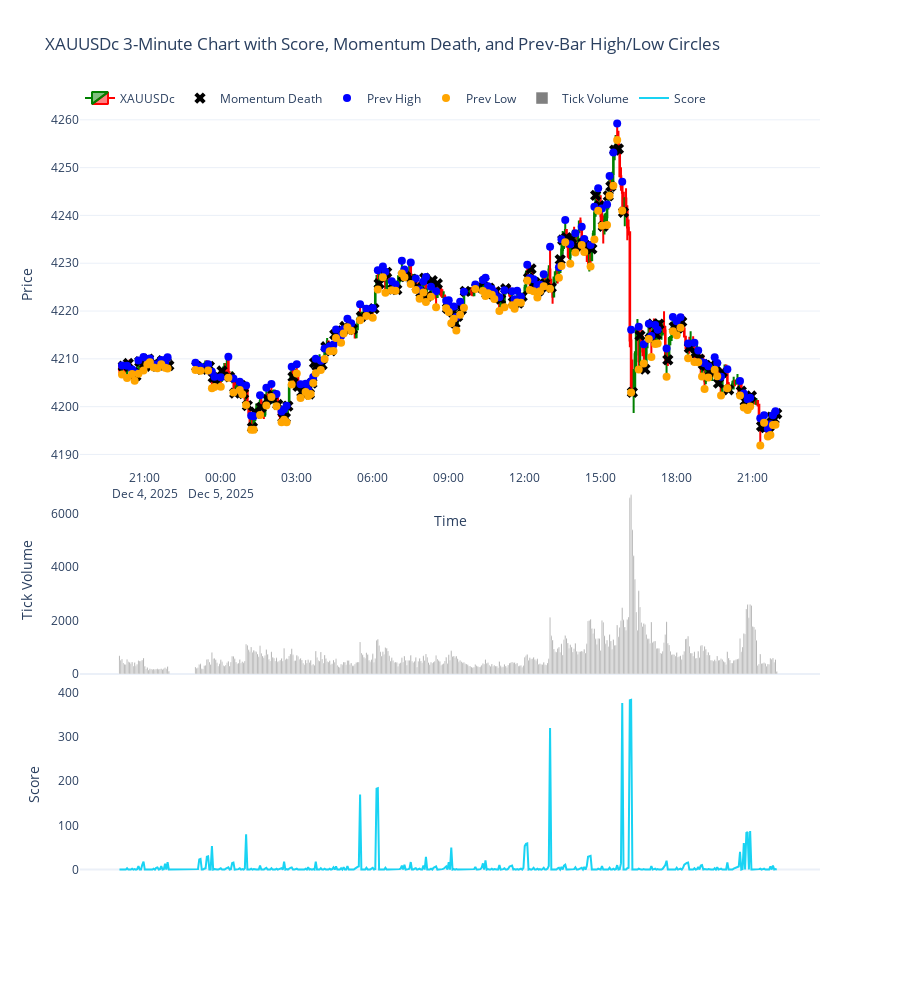

Write notebook code for a chart like this one.
### Markdown cell above
For this logic only use the candlesticks with ‘prev high’ and ‘prev low’ mark on them. Make another pane and label positive lookback score.The mechanics goes, if the ’prev high’ is higher than 50 lookback, then the score is 50, if higher than 30 then its score is 30, simple as that. The scoring is infinite, but the look back counting only stops at the intersection between prev high price to the left.

### Code cell
import MetaTrader5 as mt5 
import pandas as pd
import numpy as np
import plotly.graph_objects as go
from datetime import datetime, timedelta

# -------------------------
# 1. Initialize MT5
# -------------------------
if not mt5.initialize():
    print("MT5 initialization failed")
    mt5.shutdown()

# -------------------------
# 2. Fetch 3-minute data
# -------------------------
symbol = "XAUUSDc"
timeframe = mt5.TIMEFRAME_M3
n_bars = 500
utc_from = datetime.now() - timedelta(days=3)

rates = mt5.copy_rates_from(symbol, timeframe, utc_from, n_bars)
mt5.shutdown()

# -------------------------
# 3. Convert to DataFrame
# -------------------------
df = pd.DataFrame(rates)
df['time'] = pd.to_datetime(df['time'], unit='s')
df.set_index('time', inplace=True)

# -------------------------
# 4. Remove non-trading periods (weekends)
# -------------------------
df = df[df.index.dayofweek < 5]

# -------------------------
# 5. Compute Infinite Lookback Score
# -------------------------
scores = [0]

for i in range(1, len(df)):
    curr_vol = df['tick_volume'].iloc[i]
    prev_vol = df['tick_volume'].iloc[i - 1]

    if curr_vol <= prev_vol:
        scores.append(0)
        continue

    score = 0
    j = i - 1

    while j >= 0:
        if df['tick_volume'].iloc[j] < curr_vol:
            score += 1
            j -= 1
        else:
            break

    scores.append(score)

df['score'] = scores

# -------------------------
# 6. Detect Momentum Death Points
# -------------------------
momentum_death_x = []
momentum_death_y = []

# New arrays for previous-bar high/low circles
prev_high_x = []
prev_high_y = []
prev_low_x = []
prev_low_y = []

for i in range(1, len(df)):
    if df['score'].iloc[i - 1] > 0 and df['score'].iloc[i] == 0:

        # close mark at momentum death
        momentum_death_x.append(df.index[i])
        momentum_death_y.append(df['close'].iloc[i])

        # previous bar (i - 1) high/low circles
        prev_high_x.append(df.index[i - 1])
        prev_high_y.append(df['high'].iloc[i - 1])

        prev_low_x.append(df.index[i - 1])
        prev_low_y.append(df['low'].iloc[i - 1])

# -------------------------
# 7. Plot 3-pane chart
# -------------------------
fig = go.Figure()

# Price pane (top)
fig.add_trace(go.Candlestick(
    x=df.index,
    open=df['open'],
    high=df['high'],
    low=df['low'],
    close=df['close'],
    name='XAUUSDc',
    increasing_line_color='green',
    decreasing_line_color='red'
))

# Momentum-death close markers
fig.add_trace(go.Scatter(
    x=momentum_death_x,
    y=momentum_death_y,
    mode='markers',
    name='Momentum Death',
    marker=dict(size=10, color='black', symbol='x'),
    yaxis='y'
))

# Previous-bar HIGH circle
fig.add_trace(go.Scatter(
    x=prev_high_x,
    y=prev_high_y,
    mode='markers',
    name='Prev High',
    marker=dict(size=8, color='blue', symbol='circle'),
    yaxis='y'
))

# Previous-bar LOW circle
fig.add_trace(go.Scatter(
    x=prev_low_x,
    y=prev_low_y,
    mode='markers',
    name='Prev Low',
    marker=dict(size=8, color='orange', symbol='circle'),
    yaxis='y'
))

# Tick Volume pane (middle)
fig.add_trace(go.Bar(
    x=df.index,
    y=df['tick_volume'],
    name='Tick Volume',
    marker_color='gray',
    yaxis='y2'
))

# Score pane (bottom)
fig.add_trace(go.Scatter(
    x=df.index,
    y=df['score'],
    mode='lines',
    name='Score',
    marker=dict(size=4),
    yaxis='y3'
))

# Layout
fig.update_layout(
    template='plotly_white',
    title='XAUUSDc 3-Minute Chart with Score, Momentum Death, and Prev-Bar High/Low Circles',
    xaxis=dict(title='Time', rangeslider=dict(visible=False)),

    yaxis=dict(title='Price', domain=[0.55, 1]),
    yaxis2=dict(title='Tick Volume', domain=[0.30, 0.53], showgrid=False),
    yaxis3=dict(title='Score', domain=[0.05, 0.28], showgrid=False),

    height=1000,
    legend=dict(orientation='h', y=1.02, x=0)
)

fig.show()

### Figure 1 — Plotly figure (JSON) as saved in the notebook; plotly's stock layout.template omitted (floating-point values rounded to 4 significant figures; data arrays with more than 128 entries replaced by an {"elided": "..."} marker saying what was removed)
{"data": [{"close": {"elided": "500 float values"}, "decreasing": {"line": {"color": "red"}}, "high": {"elided": "500 float values"}, "increasing": {"line": {"color": "green"}}, "low": {"elided": "500 float values"}, "name": "XAUUSDc", "open": {"elided": "500 float values"}, "type": "candlestick", "x": {"elided": "500 str values"}}, {"marker": {"color": "black", "size": 10, "symbol": "x"}, "mode": "markers", "name": "Momentum Death", "type": "scatter", "x": {"elided": "140 str values"}, "y": {"elided": "140 float values"}, "yaxis": "y"}, {"marker": {"color": "blue", "size": 8, "symbol": "circle"}, "mode": "markers", "name": "Prev High", "type": "scatter", "x": {"elided": "140 str values"}, "y": {"elided": "140 float values"}, "yaxis": "y"}, {"marker": {"color": "orange", "size": 8, "symbol": "circle"}, "mode": "markers", "name": "Prev Low", "type": "scatter", "x": {"elided": "140 str values"}, "y": {"elided": "140 float values"}, "yaxis": "y"}, {"marker": {"color": "gray"}, "name": "Tick Volume", "type": "bar", "x": {"elided": "500 str values"}, "y": {"elided": "500 int values"}, "yaxis": "y2"}, {"marker": {"size": 4}, "mode": "lines", "name": "Score", "type": "scatter", "x": {"elided": "500 str values"}, "y": {"elided": "500 int values"}, "yaxis": "y3"}], "layout": {"height": 1000, "legend": {"orientation": "h", "x": 0, "y": 1.02}, "title": {"text": "XAUUSDc 3-Minute Chart with Score, Momentum Death, and Prev-Bar High/Low Circles"}, "xaxis": {"rangeslider": {"visible": false}, "title": {"text": "Time"}}, "yaxis": {"domain": [0.55, 1], "title": {"text": "Price"}}, "yaxis2": {"domain": [0.3, 0.53], "showgrid": false, "title": {"text": "Tick Volume"}}, "yaxis3": {"domain": [0.05, 0.28], "showgrid": false, "title": {"text": "Score"}}}}
